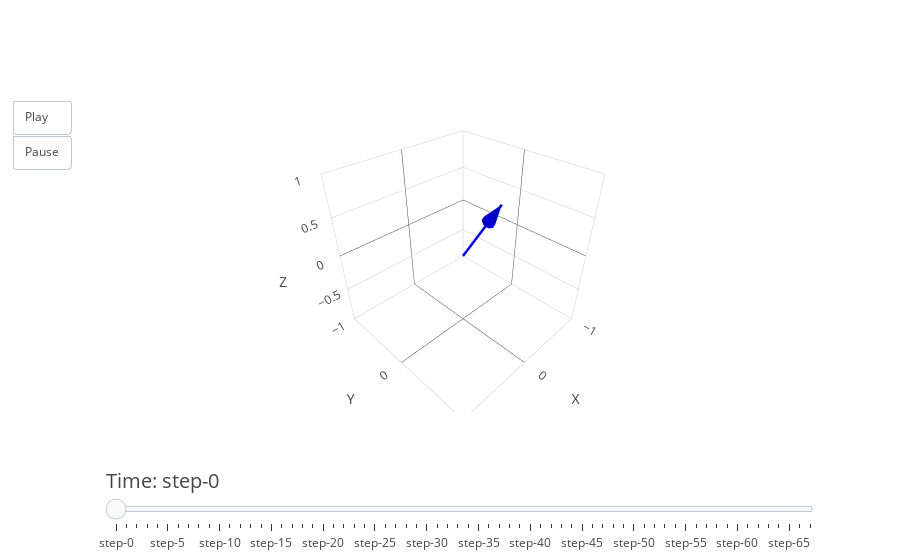

The notebook cell this image was saved under:
### Markdown cell above
DATA Z

### Code cell
quaternion_data = read_csv(full_data_file_path_z)
# Predict states with UKF
predicted_states = []

for q in quaternion_data:
    q = q / np.linalg.norm(q)
    ukf.predict()
    ukf.update(q)
    predicted_states.append(ukf.x)
predicted_states = np.array(predicted_states)


plot_euler_angles_3d(predicted_states,10)

### Figure 1 — Plotly figure (JSON) as saved in the notebook; plotly's stock layout.template omitted (floating-point values rounded to 4 significant figures)
{"data": [{"line": {"color": "blue", "width": 5}, "mode": "lines", "name": "Vector", "type": "scatter3d", "x": [0, 0.00586], "y": [0, 0.5213], "z": [0, 0.8534]}, {"anchor": "tip", "colorscale": [[0, "blue"], [1, "blue"]], "name": "Arrowhead", "showscale": false, "sizemode": "absolute", "sizeref": 0.3, "type": "cone", "u": [0.00586], "v": [0.5213], "w": [0.8534], "x": [0.00586], "y": [0.5213], "z": [0.8534]}], "layout": {"scene": {"xaxis": {"range": [-1, 1], "title": {"text": "X"}}, "yaxis": {"range": [-1, 1], "title": {"text": "Y"}}, "zaxis": {"range": [-1, 1], "title": {"text": "Z"}}}, "sliders": [{"currentvalue": {"font": {"size": 20}, "prefix": "Time: "}, "pad": {"t": 50}, "steps": [{"args": [["frame0"], {"frame": {"duration": 50, "redraw": true}, "mode": "immediate"}], "method": "animate"}, {"args": [["frame10"], {"frame": {"duration": 50, "redraw": true}, "mode": "immediate"}], "method": "animate"}, {"args": [["frame20"], {"frame": {"duration": 50, "redraw": true}, "mode": "immediate"}], "method": "animate"}, {"args": [["frame30"], {"frame": {"duration": 50, "redraw": true}, "mode": "immediate"}], "method": "animate"}, {"args": [["frame40"], {"frame": {"duration": 50, "redraw": true}, "mode": "immediate"}], "method": "animate"}, {"args": [["frame50"], {"frame": {"duration": 50, "redraw": true}, "mode": "immediate"}], "method": "animate"}, {"args": [["frame60"], {"frame": {"duration": 50, "redraw": true}, "mode": "immediate"}], "method": "animate"}, {"args": [["frame70"], {"frame": {"duration": 50, "redraw": true}, "mode": "immediate"}], "method": "animate"}, {"args": [["frame80"], {"frame": {"duration": 50, "redraw": true}, "mode": "immediate"}], "method": "animate"}, {"args": [["frame90"], {"frame": {"duration": 50, "redraw": true}, "mode": "immediate"}], "method": "animate"}, {"args": [["frame100"], {"frame": {"duration": 50, "redraw": true}, "mode": "immediate"}], "method": "animate"}, {"args": [["frame110"], {"frame": {"duration": 50, "redraw": true}, "mode": "immediate"}], "method": "animate"}, {"args": [["frame120"], {"frame": {"duration": 50, "redraw": true}, "mode": "immediate"}], "method": "animate"}, {"args": [["frame130"], {"frame": {"duration": 50, "redraw": true}, "mode": "immediate"}], "method": "animate"}, {"args": [["frame140"], {"frame": {"duration": 50, "redraw": true}, "mode": "immediate"}], "method": "animate"}, {"args": [["frame150"], {"frame": {"duration": 50, "redraw": true}, "mode": "immediate"}], "method": "animate"}, {"args": [["frame160"], {"frame": {"duration": 50, "redraw": true}, "mode": "immediate"}], "method": "animate"}, {"args": [["frame170"], {"frame": {"duration": 50, "redraw": true}, "mode": "immediate"}], "method": "animate"}, {"args": [["frame180"], {"frame": {"duration": 50, "redraw": true}, "mode": "immediate"}], "method": "animate"}, {"args": [["frame190"], {"frame": {"duration": 50, "redraw": true}, "mode": "immediate"}], "method": "animate"}, {"args": [["frame200"], {"frame": {"duration": 50, "redraw": true}, "mode": "immediate"}], "method": "animate"}, {"args": [["frame210"], {"frame": {"duration": 50, "redraw": true}, "mode": "immediate"}], "method": "animate"}, {"args": [["frame220"], {"frame": {"duration": 50, "redraw": true}, "mode": "immediate"}], "method": "animate"}, {"args": [["frame230"], {"frame": {"duration": 50, "redraw": true}, "mode": "immediate"}], "method": "animate"}, {"args": [["frame240"], {"frame": {"duration": 50, "redraw": true}, "mode": "immediate"}], "method": "animate"}, {"args": [["frame250"], {"frame": {"duration": 50, "redraw": true}, "mode": "immediate"}], "method": "animate"}, {"args": [["frame260"], {"frame": {"duration": 50, "redraw": true}, "mode": "immediate"}], "method": "animate"}, {"args": [["frame270"], {"frame": {"duration": 50, "redraw": true}, "mode": "immediate"}], "method": "animate"}, {"args": [["frame280"], {"frame": {"duration": 50, "redraw": true}, "mode": "immediate"}], "method": "animate"}, {"args": [["frame290"], {"frame": {"duration": 50, "redraw": true}, "mode": "immediate"}], "method": "animate"}, {"args": [["frame300"], {"frame": {"duration": 50, "redraw": true}, "mode": "immediate"}], "method": "animate"}, {"args": [["frame310"], {"frame": {"duration": 50, "redraw": true}, "mode": "immediate"}], "method": "animate"}, {"args": [["frame320"], {"frame": {"duration": 50, "redraw": true}, "mode": "immediate"}], "method": "animate"}, {"args": [["frame330"], {"frame": {"duration": 50, "redraw": true}, "mode": "immediate"}], "method": "animate"}, {"args": [["frame340"], {"frame": {"duration": 50, "redraw": true}, "mode": "immediate"}], "method": "animate"}, {"args": [["frame350"], {"frame": {"duration": 50, "redraw": true}, "mode": "immediate"}], "method": "animate"}, {"args": [["frame360"], {"frame": {"duration": 50, "redraw": true}, "mode": "immediate"}], "method": "animate"}, {"args": [["frame370"], {"frame": {"duration": 50, "redraw": true}, "mode": "immediate"}], "method": "animate"}, {"args": [["frame380"], {"frame": {"duration": 50, "redraw": true}, "mode": "immediate"}], "method": "animate"}, {"args": [["frame390"], {"frame": {"duration": 50, "redraw": true}, "mode": "immediate"}], "method": "animate"}, {"args": [["frame400"], {"frame": {"duration": 50, "redraw": true}, "mode": "immediate"}], "method": "animate"}, {"args": [["frame410"], {"frame": {"duration": 50, "redraw": true}, "mode": "immediate"}], "method": "animate"}, {"args": [["frame420"], {"frame": {"duration": 50, "redraw": true}, "mode": "immediate"}], "method": "animate"}, {"args": [["frame430"], {"frame": {"duration": 50, "redraw": true}, "mode": "immediate"}], "method": "animate"}, {"args": [["frame440"], {"frame": {"duration": 50, "redraw": true}, "mode": "immediate"}], "method": "animate"}, {"args": [["frame450"], {"frame": {"duration": 50, "redraw": true}, "mode": "immediate"}], "method": "animate"}, {"args": [["frame460"], {"frame": {"duration": 50, "redraw": true}, "mode": "immediate"}], "method": "animate"}, {"args": [["frame470"], {"frame": {"duration": 50, "redraw": true}, "mode": "immediate"}], "method": "animate"}, {"args": [["frame480"], {"frame": {"duration": 50, "redraw": true}, "mode": "immediate"}], "method": "animate"}, {"args": [["frame490"], {"frame": {"duration": 50, "redraw": true}, "mode": "immediate"}], "method": "animate"}, {"args": [["frame500"], {"frame": {"duration": 50, "redraw": true}, "mode": "immediate"}], "method": "animate"}, {"args": [["frame510"], {"frame": {"duration": 50, "redraw": true}, "mode": "immediate"}], "method": "animate"}, {"args": [["frame520"], {"frame": {"duration": 50, "redraw": true}, "mode": "immediate"}], "method": "animate"}, {"args": [["frame530"], {"frame": {"duration": 50, "redraw": true}, "mode": "immediate"}], "method": "animate"}, {"args": [["frame540"], {"frame": {"duration": 50, "redraw": true}, "mode": "immediate"}], "method": "animate"}, {"args": [["frame550"], {"frame": {"duration": 50, "redraw": true}, "mode": "immediate"}], "method": "animate"}, {"args": [["frame560"], {"frame": {"duration": 50, "redraw": true}, "mode": "immediate"}], "method": "animate"}, {"args": [["frame570"], {"frame": {"duration": 50, "redraw": true}, "mode": "immediate"}], "method": "animate"}, {"args": [["frame580"], {"frame": {"duration": 50, "redraw": true}, "mode": "immediate"}], "method": "animate"}, {"args": [["frame590"], {"frame": {"duration": 50, "redraw": true}, "mode": "immediate"}], "method": "animate"}, {"args": [["frame600"], {"frame": {"duration": 50, "redraw": true}, "mode": "immediate"}], "method": "animate"}, {"args": [["frame610"], {"frame": {"duration": 50, "redraw": true}, "mode": "immediate"}], "method": "animate"}, {"args": [["frame620"], {"frame": {"duration": 50, "redraw": true}, "mode": "immediate"}], "method": "animate"}, {"args": [["frame630"], {"frame": {"duration": 50, "redraw": true}, "mode": "immediate"}], "method": "animate"}, {"args": [["frame640"], {"frame": {"duration": 50, "redraw": true}, "mode": "immediate"}], "method": "animate"}, {"args": [["frame650"], {"frame": {"duration": 50, "redraw": true}, "mode": "immediate"}], "method": "animate"}, {"args": [["frame660"], {"frame": {"duration": 50, "redraw": true}, "mode": "immediate"}], "method": "animate"}, {"args": [["frame670"], {"frame": {"duration": 50, "redraw": true}, "mode": "immediate"}], "method": "animate"}]}], "updatemenus": [{"buttons": [{"args": [null, {"frame": {"duration": 50, "redraw": true}, "fromcurrent": true}], "label": "Play", "method": "animate"}, {"args": [[null], {"frame": {"duration": 0, "redraw": false}, "mode": "immediate"}], "label": "Pause", "method": "animate"}], "showactive": false, "type": "buttons"}]}}
